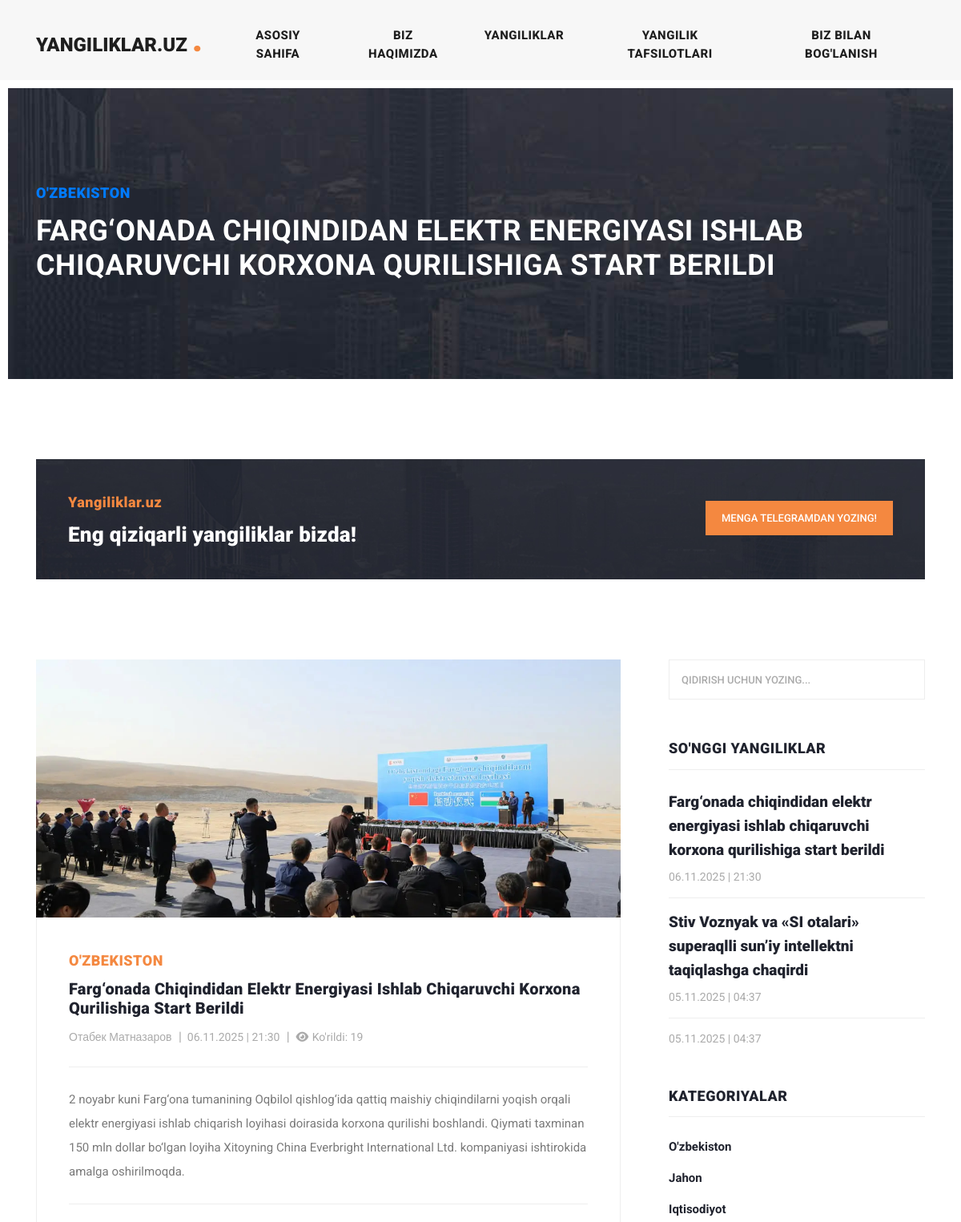
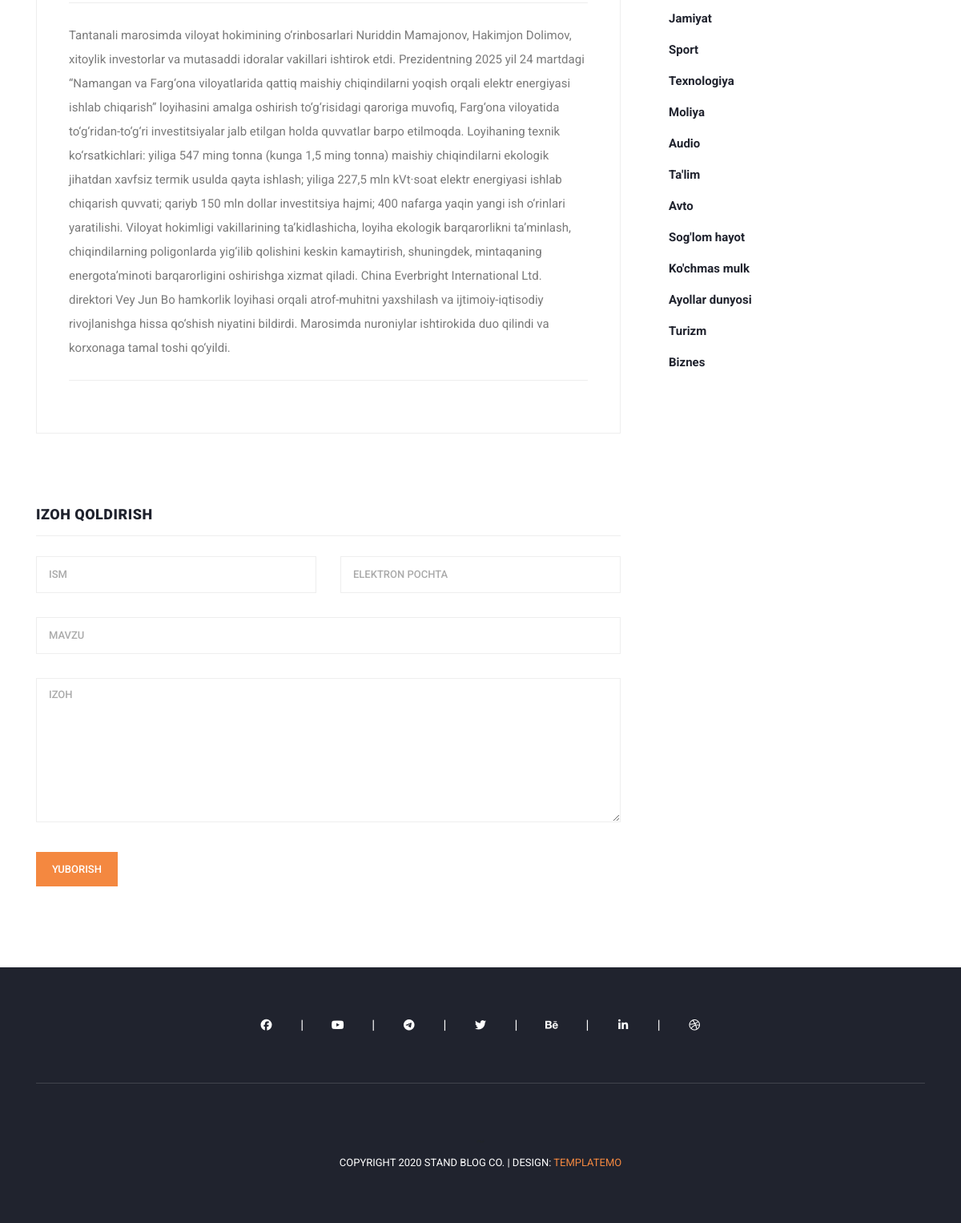
The app's page /?controller=news_view&id=1 with its own data (2 pictures, top to bottom).
### tables this page shows
CREATE TABLE `menu` (
    `id` INTEGER PRIMARY KEY AUTOINCREMENT,
    `name` VARCHAR(255) NOT NULL,
    `position` INTEGER DEFAULT NULL,
    `url` VARCHAR(255) DEFAULT NULL,
    `status` BOOLEAN DEFAULT TRUE
);

CREATE TABLE `news`
(
    `id`          INTEGER PRIMARY KEY AUTOINCREMENT,
    `author_id`   INTEGER NOT NULL,
    `is_banner`   INTEGER DEFAULT 0 CHECK (is_banner IN (0, 1)), -- 0=yo'q, 1=ha
    `title`       TEXT    NOT NULL,
    `description` TEXT,
    `category_id` INTEGER NOT NULL,
    `image`       TEXT    DEFAULT NULL,
    `body`        TEXT    DEFAULT NULL,
    `seen_count`  INTEGER DEFAULT 0 CHECK (seen_count >= 0),
    `created_at`  TEXT    DEFAULT (datetime('now', '+5 hours')), -- sqlite da datetime turi yo'q
    `updated_at`  TEXT    DEFAULT (datetime('now', '+5 hours')),
    `status`      INTEGER DEFAULT 1 CHECK (status IN (0, 1))    -- 0=nofaol, 1=faol

);

CREATE TABLE `category`
(
    `id`     INTEGER PRIMARY KEY AUTOINCREMENT,
    `name`   TEXT NOT NULL,
    `status` BOOLEAN DEFAULT TRUE
);

CREATE TABLE `author`
(
  `id` INTEGER PRIMARY KEY AUTOINCREMENT,
  `name` VARCHAR(100) NOT NULL,
  `status` BOOLEAN DEFAULT TRUE
);

CREATE TABLE `social`
(
    `id`       INTEGER PRIMARY KEY AUTOINCREMENT,
    `name`     TEXT(255) NOT NULL,     -- nomi
    `url`      TEXT(255) DEFAULT NULL, -- manzili
    `icon_class` TEXT(255) DEFAULT NULL, -- ikonkasi
    `position` INTEGER   DEFAULT NULL,
    `status`   BOOLEAN   DEFAULT 1     -- yoqib/o'chirish uchun statusi
);

### views/view.php (called while the page is built)
<?php
require_once __DIR__ . '/widgets/header.php';
require_once __DIR__ . '/widgets/view-main-banner.php';
require_once __DIR__ . '/widgets/view-main-content.php';
require_once __DIR__ . '/widgets/footer.php';

### index.php (called while the page is built)
<?php
require_once __DIR__ . '/controllers/mainController.php';

### models/menu.php (called while the page is built)
<?php
function getMenus(): array
{
    global $pdo;
    $sql = "
            SELECT
                 `name`,
                 `position`,
                 `url`
            FROM `menu`
            WHERE `status` = " . ACTIVE .
        " ORDER BY `position`";
    $stmt = $pdo->prepare($sql);
    $stmt->execute();
    return $stmt->fetchAll(PDO::FETCH_ASSOC);
}

### controllers/imports.php (called while the page is built, shortened)
<?php
$menus = getMenus();
$socials = getSocials();
$categories = getCategories();
$news = getLastNews();

### models/news.php (called while the page is built, shortened)
<?php
function getLastNews(): array
{
    global $pdo;
    $sql = "SELECT
                `N`.`id` AS `news_id`,
                `A`.`name` AS `muallif`,
                `N`.`title` AS `sarlavha`,
                `N`.`description` AS `qisqa_tavsif`,
                `C`.`name` AS `kategoriya`,
                `N`.`image` AS `rasm`,
               -- `N`.`body` AS `yangilik_matni`,
                `N`.`seen_count` AS `kurishlar_soni`,
                `N`.`created_at` AS `yaratilgan_vaqti`      -- GMT+5 da ko'rsatish
            FROM `news` AS `N`
            JOIN `category` AS `C`
             ON `N`.`category_id` = `C`.`id`
            JOIN `author` AS `A`
            ON `N`.`author_id` = `A`.`id`
            WHERE `N`.`status` = " . ACTIVE .
        " ORDER BY `yaratilgan_vaqti` DESC
            LIMIT 3";
    $stmt = $pdo->prepare($sql);
    $stmt->execute();
    return $stmt->fetchAll(PDO::FETCH_ASSOC);
}
function getNewsById(int $id): array
{
    global $pdo;
    $sql = "SELECT
                `N`.`id` AS `news_id`,
                `A`.`name` AS `muallif`,
                `N`.`title` AS `sarlavha`,
                `N`.`description` AS `qisqa_tavsif`,
                `C`.`name` AS `kategoriya`,
                `N`.`image` AS `rasm`,
                `N`.`body` AS `yangilik_matni`,
                `N`.`seen_count` AS `kurishlar_soni`,
                `N`.`created_at` AS `yaratilgan_vaqti`      -- GMT+5 da ko'rsatish
            FROM `news` AS `N`
            LEFT JOIN `category` AS `C`
             ON `N`.`category_id` = `C`.`id` AND `C`.`status` = " . ACTIVE . "
            JOIN `author` AS `A`
            ON `N`.`author_id` = `A`.`id`
            WHERE `N`.`status` = " . ACTIVE .
        " AND `N`.`id` = :id " .
        " LIMIT 1 ; ";
    $stmt = $pdo->prepare($sql);
    $stmt->bindParam(':id', $id, PDO::PARAM_INT);
    $stmt->execute();
    return $stmt->fetch(PDO::FETCH_ASSOC);
}

### helpers.php (called while the page is built, shortened)
<?php
function getImage(string $table_name, int $id, mixed $filename): string
{
    $relativePath = "uploads/$table_name/$id/$filename";
    if (file_exists(PROJECT_ROOT . $relativePath)) {
        return '/' . $relativePath;
    }
    return '/assets/images/no_image.png';
}

### models/categories.php (called while the page is built)
<?php
function getCategories(): array
{
    global $pdo;
    $sql = "SELECT
                `name`
            FROM `category`
            WHERE `status` = " . ACTIVE . "
            ORDER BY `id`
            ";
    $stmt = $pdo->prepare($sql);
    $stmt->execute();
    return $stmt->fetchAll(PDO::FETCH_ASSOC);
}

### models/socials.php (called while the page is built)
<?php
function getSocials(): array
{
    global $pdo;
    $sql = "SELECT
                `name`,
                `url`,
                `icon_class`,
                `position`
        FROM `social`
        WHERE `status` = " . ACTIVE .
        " ORDER BY `position`";
    $stmt = $pdo->prepare($sql);
    $stmt->execute();
    return $stmt->fetchAll(PDO::FETCH_ASSOC);
}

### views/widgets/view-main-content.php (the view)
<section class="call-to-action">
    <div class="container">
        <div class="row">
            <div class="col-lg-12">
                <div class="main-content">
                    <div class="row">
                        <div class="col-lg-8">
                            <span><?= SITE_NAME ?? 'Bu yerda sayt nomi' ?></span>
                            <h4> <?= SLOGAN ?> </h4>
                        </div>
                        <div class="col-lg-4">
                            <div class="main-button">
                                <a href="https://t.me/settings" target="_parent">Menga Telegramdan yozing!</a>
                            </div>
                        </div>
                    </div>
                </div>
            </div>
        </div>
    </div>
</section>
<section class="blog-posts grid-system">
    <div class="container">
        <div class="row">
            <div class="col-lg-8">
                <div class="all-blog-posts">
                    <div class="row">
                        <div class="col-lg-12">
                            <div class="blog-post">
                                <div class="blog-thumb">
                                    <?php $image = getImage('news', $newsItem['news_id'], $newsItem['rasm']); ?>
                                    <a>
                                        <img src="<?= $image; ?>"
                                             style="height: 322px; width: 730px; object-fit: cover"
                                             alt="<?= $newsItem['sarlavha']; ?> ">
                                    </a>
                                </div>
                                <div class="down-content">
                                    <span> <?= $newsItem['kategoriya']; ?> </span>
                                    <a><h4> <?= $newsItem['sarlavha'] ?> </h4></a>
                                    <ul class="post-info">
                                        <li><a href="#"> <?= $newsItem['muallif'] ?> </a></li>
                                        <li>
                                            <a> <?= date('d.m.Y  |  H:i', strtotime($newsItem['yaratilgan_vaqti'])); ?> </a>
                                        </li>
                                        <li><a> <i class="fas fa-eye"></i>
                                                Ko'rildi: <?= $newsItem['kurishlar_soni']; ?> </a></li>
                                    </ul>
                                    <p> <?= $newsItem['qisqa_tavsif'] ?> </p>
                                    <p> <?= $newsItem['yangilik_matni'] ?> </p>
                                </div>
                            </div>
                        </div>
                        <div class="col-lg-12">
                            <div class="sidebar-item submit-comment">
                                <div class="sidebar-heading">
                                    <h2>Izoh qoldirish</h2>
                                </div>
                                <div class="content">
                                    <form id="comment" action="#" method="post">
                                        <div class="row">
                                            <div class="col-md-6 col-sm-12">
                                                <fieldset>
                                                    <input name="name" type="text" id="name"
                                                           placeholder="Ism"
                                                           required>
                                                </fieldset>
                                            </div>
                                            <div class="col-md-6 col-sm-12">
                                                <fieldset>
                                                    <input name="email" type="text" id="email"
                                                           placeholder="Elektron pochta">
                                                </fieldset>
                                            </div>
                                            <div class="col-md-12 col-sm-12">
                                                <fieldset>
                                                    <input name="subject" type="text" id="subject"
                                                           placeholder="Mavzu">
                                                </fieldset>
                                            </div>
                                            <div class="col-lg-12">
                                                <fieldset>
                                                    <textarea name="message" rows="6" id="message"
                                                              placeholder="Izoh" required></textarea>
                                                </fieldset>
                                            </div>
                                            <div class="col-lg-12">
                                                <fieldset>
                                                    <button type="submit" id="form-submit" class="main-button">Yuborish
                                                    </button>
                                                </fieldset>
                                            </div>
                                        </div>
                                    </form>
                                </div>
                            </div>
                        </div>
                    </div>
                </div>
            </div>
            <div class="col-lg-4">
                <?php require_once __DIR__ . '/sidebar.php'; ?>
            </div>
        </div>
    </div>
</section>
<div class="col-lg-4">

### views/widgets/header.php (shortened to what this page needs)
<!DOCTYPE html>
<html lang="uz">
<head>
    <link href="vendor/bootstrap/css/bootstrap.min.css" rel="stylesheet">
    <link rel="stylesheet" href="assets/css/all.min.css">
    <link rel="stylesheet" href="assets/css/fontawesome.css">
    <link rel="stylesheet" href="assets/css/templatemo-stand-blog.css">
    <link rel="stylesheet" href="assets/css/owl.css">
</head>
<body>
<header class="">
    <nav class="navbar navbar-expand-lg">
        <div class="container">
            <a class="navbar-brand" href="/">
                <h2> <?= SITE_NAME ?? 'Sayt nomi'; ?> <em>.</em></h2>
            </a>
            <div class="collapse navbar-collapse" id="navbarResponsive">
                <ul class="navbar-nav ml-auto">
                    <?php if (!empty($menus)): ?>
                        <?php foreach ($menus as $menu): ?>
                            <li class="nav-item">
                                <a class="nav-link" href="<?= $menu['url']; ?> ">
                                    <?= $menu['name']; ?>
                                </a>
                            </li>
                        <?php endforeach; ?>
                    <?php endif; ?>
                </ul>
            </div>
        </div>
    </nav>
</header>

### views/widgets/view-main-banner.php (shortened to what this page needs)
<div class="heading-page header-text">
    <section class="page-heading">
        <div class="container">
            <div class="row">
                <div class="col-lg-12">
                    <div class="text-content">
                        <h4>
                            <a href="?controller=category&cat=<?= urlencode($newsItem['kategoriya']); ?>"
                               class="category-link">
                                <?= htmlspecialchars($newsItem['kategoriya']); ?>
                            </a>
                        </h4>
                        <h2> <?= $newsItem['sarlavha']; ?> </h2>
                    </div>
                </div>
            </div>
        </div>
    </section>
</div>

### views/widgets/sidebar.php (shortened to what this page needs)
<div class="sidebar">
    <div class="row">
        <div class="col-lg-12">
            <div class="sidebar-item search">
                <form id="search_form" name="gs" method="GET" action="#">
                    <input type="text" name="q" class="searchText" placeholder="qidirish uchun yozing..."
                           autocomplete="on">
                </form>
            </div>
        </div>
        <div class="col-lg-12">
            <div class="sidebar-item recent-posts">
                <div class="sidebar-heading">
                    <h2>So'nggi yangiliklar</h2>
                </div>
                <div class="content">
                    <ul>
                        <?php if (!empty($news)): ?>
                            <?php foreach ($news as $news_item): ?>
                                <li>
                                    <a href="?controller=news_view&id=<?= htmlspecialchars($news_item['news_id']) ?>">
                                        <h5> <?= htmlspecialchars($news_item['sarlavha']); ?> </h5>
                                        <span><?= date('d.m.Y  |  H:i', strtotime($news_item['yaratilgan_vaqti'])); ?></span>
                                    </a>
                                </li>
                            <?php endforeach; ?>
                        <?php else: echo 'news massivi null!'; ?>
                        <?php endif; ?>
                    </ul>
                </div>
            </div>
        </div>
        <div class="col-lg-12">
            <div class="sidebar-item categories">
                <div class="sidebar-heading">
                    <h2>Kategoriyalar</h2>
                </div>
                <div class="content">
                    <ul>
                        <?php if (!empty($categories)): ?>
                            <?php foreach ($categories as $category): ?>
                                <li><a href="#"> <?= $category['name'] ?> </a></li>
                            <?php endforeach; ?>
                        <?php endif; ?>
                    </ul>
                </div>
            </div>
        </div>
    </div>
</div>

### views/widgets/footer.php (shortened to what this page needs)
</div>
<footer>
    <div class="container">
        <div class="row">
            <div class="col-lg-12">
                <ul class="social-icons">
                    <?php if (!empty($socials)) : ?>
                        <?php foreach ($socials as $social) : ?>
                            <li>
                                <a href="<?= $social['url'] ?>" target="_blank">
                                    <i class="<?= $social['icon_class']; ?>>"></i>
                                </a>
                            </li>
                        <?php endforeach; ?>
                    <?php endif; ?>
                </ul>
            </div>
            <div class="col-lg-12">
                <div class="copyright-text">~
                    <p>Copyright 2020 Stand Blog Co.
                        | Design: <a rel="nofollow" href="https://templatemo.com" target="_parent">TemplateMo</a></p>
                </div>
            </div>
        </div>
    </div>
</footer>
</body>
</html>

### records on screen
menu: name "ASOSIY SAHIFA"
menu: name "BIZ HAQIMIZDA"
menu: name "YANGILIKLAR"
menu: name "YANGILIK TAFSILOTLARI"
menu: name "BIZ BILAN BOG'LANISH"
news: category.name "O'ZBEKISTON", title "FARG‘ONADA CHIQINDIDAN ELEKTR ENERGIYASI ISHLAB CHIQARUVCHI KORXONA QURILISHIGA START BERILDI", id+image (picture), title "Farg‘onada Chiqindidan Elektr Energiyasi Ishlab Chiqaruvchi Korxona Qurilishiga Start Berildi", author.name "Отабек Матназаров", created_at "06.11.2025 | 21:30", seen_count "19", description "2 noyabr kuni Farg‘ona tumanining Oqbilol qishlog‘ida qattiq maishiy chiqindilarni yoqish orqali elektr energiyasi ishlab chiqarish loyihasi doirasida korxona qurilishi boshlandi. Qiymati taxminan 150 mln dollar bo‘lgan loyiha Xitoyning China Everbright International Ltd. kompaniyasi ishtirokida amalga oshirilmoqda.", body "Tantanali marosimda viloyat hokimining o‘rinbosarlari Nuriddin Mamajonov, Hakimjon Dolimov, xitoylik investorlar va mutasaddi idoralar vakillari ishtirok etdi. Prezidentning 2025 yil 24 martdagi “Namangan va Farg‘ona viloyatlarida qattiq maishiy chiqindilarni yoqish orqali elektr energiyasi ishlab chiqarish” loyihasini amalga oshirish to‘g‘risidagi qaroriga muvofiq, Farg‘ona viloyatida to‘g‘ridan-to‘g‘ri investitsiyalar jalb etilgan holda quvvatlar barpo etilmoqda. Loyihaning texnik ko‘rsatkichlari: yiliga 547 ming tonna (kunga 1,5 ming tonna) maishiy chiqindilarni ekologik jihatdan xavfsiz termik usulda qayta ishlash; yiliga 227,5 mln kVt·soat elektr energiyasi ishlab chiqarish quvvati;…", title "Farg‘onada chiqindidan elektr energiyasi ishlab chiqaruvchi korxona qurilishiga start berildi"
news: title "Stiv Voznyak va «SI otalari» superaqlli sun’iy intellektni taqiqlashga chaqirdi", created_at "05.11.2025 | 04:37"
news: created_at "05.11.2025 | 04:37"
category: name "O'zbekiston"
category: name "Jahon"
category: name "Iqtisodiyot"
category: name "Jamiyat"
category: name "Sport"
category: name "Texnologiya"
category: name "Moliya"
category: name "Audio"
category: name "Ta'lim"
category: name "Avto"
category: name "Sog'lom hayot"
category: name "Ko'chmas mulk"
category: name "Ayollar dunyosi"
category: name "Turizm"
category: name "Biznes"

### other values on screen
SITE_NAME "YANGILIKLAR.UZ"
SITE_NAME "Yangiliklar.uz"
SLOGAN "Eng qiziqarli yangiliklar bizda!"
